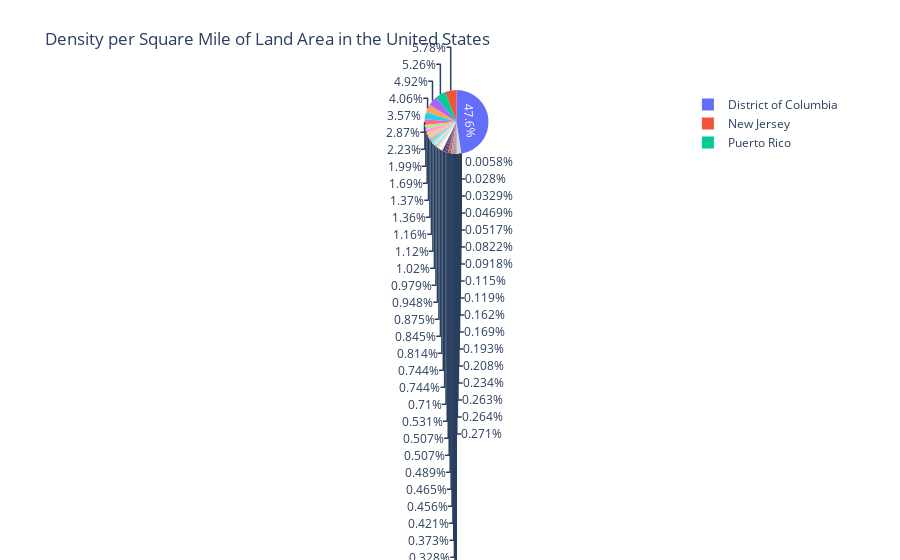

The code cell stored with this chart in its notebook:
### Code cell
fig = px.pie(data, values='Density per square mile of land area', names='GEO.display-label', title='Density per Square Mile of Land Area in the United States')
fig.show()

### Figure 1 — Plotly figure (JSON) as saved in the notebook; plotly's stock layout.template omitted (floating-point values rounded to 4 significant figures)
{"data": [{"domain": {"x": [0, 1], "y": [0, 1]}, "hovertemplate": "GEO.display-label=%{label}<br>Density per square mile of land area=%{value}<extra></extra>", "labels": ["Alabama", "Alaska", "Arizona", "Arkansas", "California", "Colorado", "Connecticut", "Delaware", "District of Columbia", "Florida", "Georgia", "Hawaii", "Idaho", "Illinois", "Indiana", "Iowa", "Kansas", "Kentucky", "Louisiana", "Maine", "Maryland", "Massachusetts", "Michigan", "Minnesota", "Mississippi", "Missouri", "Montana", "Nebraska", "Nevada", "New Hampshire", "New Jersey", "New Mexico", "New York", "North Carolina", "North Dakota", "Ohio", "Oklahoma", "Oregon", "Pennsylvania", "Rhode Island", "South Carolina", "South Dakota", "Tennessee", "Texas", "Utah", "Vermont", "Virginia", "Washington", "West Virginia", "Wisconsin", "Wyoming", "Puerto Rico"], "legendgroup": "", "name": "", "showlegend": true, "type": "pie", "values": [94.4, 1.2, 56.3, 56, 239.1, 48.5, 738.1, 460.8, 9856.0, 350.6, 168.4, 211.8, 19, 231.1, 181, 54.5, 34.9, 109.9, 104.9, 43.1, 594.8, 839.4, 174.8, 66.6, 63.2, 87.1, 6.8, 23.8, 24.6, 147, 1196.0, 17, 411.2, 196.1, 9.7, 282.3, 54.7, 39.9, 283.9, 1018.0, 153.9, 10.7, 153.9, 96.3, 33.6, 67.9, 202.6, 101.2, 77.1, 105, 5.8, 1088.0]}], "layout": {"legend": {"tracegroupgap": 0}, "title": {"text": "Density per Square Mile of Land Area in the United States"}}}
